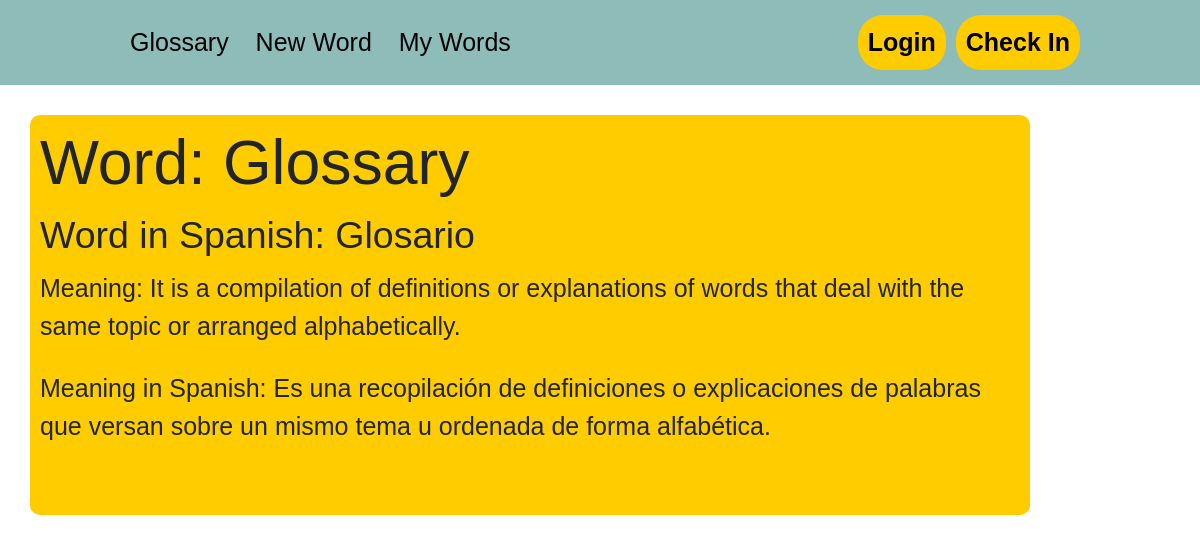
/show_word/6, run on the app's committed database.
### tables this page shows
CREATE TABLE "palabra" (
	"id"	INTEGER NOT NULL,
	"english"	TEXT,
	"spanish"	TEXT,
	"id_usuario"	INTEGER,
	"state"	TEXT,
	PRIMARY KEY("id" AUTOINCREMENT)
);

CREATE TABLE "significado" (
	"id"	INTEGER NOT NULL,
	"english"	TEXT,
	"id_palabra"	INTEGER,
	"spanish"	TEXT,
	PRIMARY KEY("id" AUTOINCREMENT)
);

### app.py (the view)
@app.route("/show_word/<id>")
def show_word(id):
    db = DBAccess("database/glosario.db")
    word= db.view_word(int(id))
    meaning= db.view_meaning(int(id))
    return render_template("show_word.html", word= word, meaning= meaning)

### model/DBAccess.py (called while the page is built)
    def view_word(self, id):
        sql= f"SELECT * FROM palabra WHERE id= {id}"
        self.cursor.execute(sql)
        self.con.commit()
        return self.cursor.fetchone()

    def view_meaning(self, id_palabra):
        sql= f"SELECT * FROM significado WHERE id_palabra={id_palabra}"
        self.cursor.execute(sql)
        self.con.commit()
        return self.cursor.fetchone()

### templates/show_word.html
{% extends "layout.html" %}
{% block contenido %}
<body>
      <div class="card_word" >
            <h1>Word: {{word[2]}}</h1>
            <h4>Word in Spanish: {{word[1]}}</h4>
            <p>Meaning: {{meaning[1]}}</p>
            <p>Meaning in Spanish: {{meaning[3]}}</p>
      </div>
</body>
{% endblock %}

### templates/layout.html (shortened to what this page needs)
<!DOCTYPE html>
<html lang="en">
<head>
    <link rel="stylesheet" href="https://www.dafont.com/es/spicy-potatos.font">
    <link rel="stylesheet" href="{{ url_for('static', filename='style.css') }}">
    <link href="https://cdn.jsdelivr.net/npm/bootstrap@5.2.3/dist/css/bootstrap.min.css" rel="stylesheet"
>
    <link href='https://unpkg.com/boxicons@2.1.4/css/boxicons.min.css' rel='stylesheet'>
</head>
<body>
<header class="header">
    <nav>
        <ul class="nav-links">
            <li><a href="/">Glossary</a></li>
            <li><a href="/new_word">New Word</a></li>
            <li><a href="/my_words">My Words</a></li>
        </ul>
    </nav>
    <div class="btns-container">
        <a href="/login" class="btn_Login"><button>Login</button></a>
        <a href="/new_user" class="btn_check_in"><button>Check In</button></a>
    </div>
</header>
 {% block contenido %}
 {% endblock %}
</body>
</html>

### static/style.css (style rules this page uses)
* { margin: 0; padding: 0; box-sizing:0; font-family: 'Spicy Potatos', sans-serif; font-size: 25px; }
.header { background-color: #8EBCB8; display: flex; justify-content: space-between; align-items: center; height: 85px; padding: 5px 10%; }
.header .nav-links { list-style: none; margin: 0; padding: 0; }
.header .nav-links li { display: inline-block; padding: 10px; transition: all 0.3s ease 0s; }
.header .nav-links a { font-size: 700; color: #000000; text-decoration: none; transition: all 0.3s ease 0s; }
.header .btns-container { display: flex; align-items: center; }
.header .btn_Login button, .header .btn_check_in button { font-weight: 700; color: #000000; padding: 9px 10px; background: #FFCC00; border: none; border-radius: 25px; cursor: pointer; margin-left: 10px; transition: all 0.3s ease 0s; }
.card_word { display: inline-block; background-color: #FFCC00; border-radius: 10px; width:1000px; height: 400px; margin: 30px; padding: 10px; }

### data on the page
palabra: spanish "Glossary", english "Glosario"
significado: english "It is a compilation of definitions or explanations of words that deal with the same topic or arranged alphabetically.", spanish "Es una recopilación de definiciones o explicaciones de palabras que versan sobre un mismo tema u ordenada de forma alfabética."
